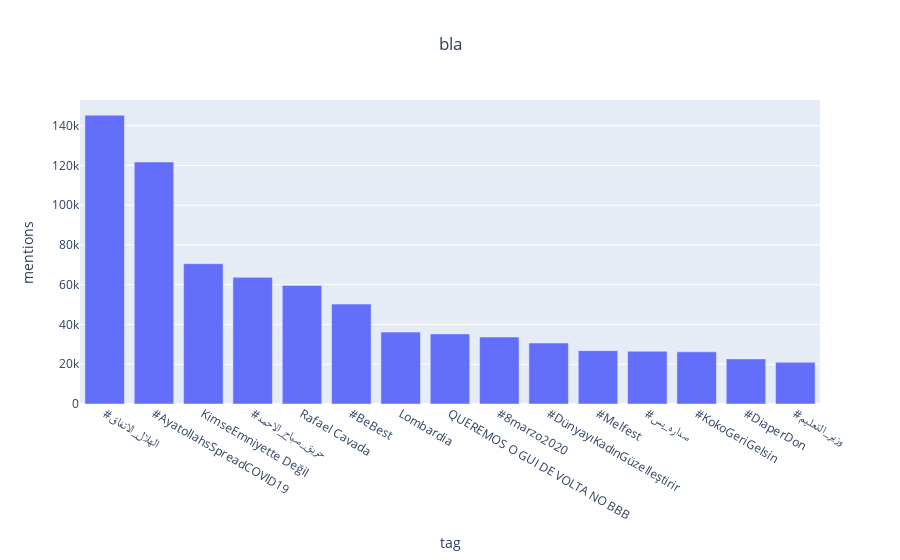

Here is the notebook cell this chart was saved with:
### Code cell
world_trend = pd.DataFrame(world_trends_set, columns=['tag', 'mentions', 'url']).sort_values('mentions',ascending=False)[:15]

fig = px.bar(world_trend, x='tag', y='mentions', title='bla')
fig.update_layout(autosize=True, title_x=.5)

### Figure 1 — Plotly figure (JSON) as saved in the notebook; plotly's stock layout.template omitted (floating-point values rounded to 4 significant figures)
{"data": [{"alignmentgroup": "True", "hoverlabel": {"namelength": 0}, "hovertemplate": "tag=%{x}<br>mentions=%{y}", "legendgroup": "", "marker": {"color": "#636efa"}, "name": "", "offsetgroup": "", "orientation": "v", "showlegend": false, "textposition": "auto", "type": "bar", "x": ["#الهلال_الاتفاق", "#AyatollahsSpreadCOVID19", "KimseEmniyette Değil", "#حريق_صباح_الاحمد", "Rafael Cavada", "#BeBest", "Lombardia", "QUEREMOS O GUI DE VOLTA NO BBB", "#8marzo2020", "#DünyayıKadınGüzelleştirir", "#Melfest", "#صداره_بس", "#KokoGeriGelsin", "#DiaperDon", "#وزير_التعليم"], "xaxis": "x", "y": [145293, 121722, 70587, 63711, 59586, 50252, 36168, 35265, 33697, 30656, 26831, 26544, 26240, 22682, 20948], "yaxis": "y"}], "layout": {"autosize": true, "barmode": "relative", "legend": {"tracegroupgap": 0}, "title": {"text": "bla", "x": 0.5}, "xaxis": {"anchor": "y", "domain": [0, 1], "title": {"text": "tag"}}, "yaxis": {"anchor": "x", "domain": [0, 1], "title": {"text": "mentions"}}}}
